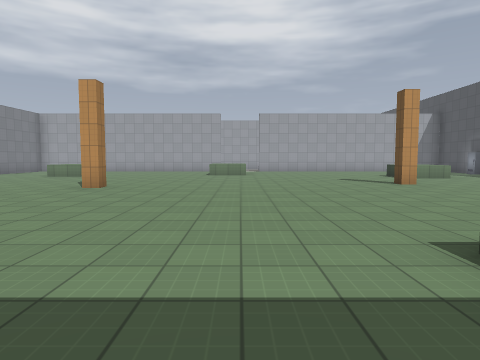
View 1 (above)

17 first-person views from a walk through a 3-D level made in the Godot game engine. The camera is 1.4 m above the floor, tilts 4° down and sees 75° across. The floor is counted in squares, 2 m on a side. Each view is taken from the middle of a square. On the plan, view 1 faces up. The plan holds only what a view shows up to about 10 squares ahead; the rest is blank. The place goes on beyond the plan. Surface patterns are stand-ins for the level's own textures.

View 2
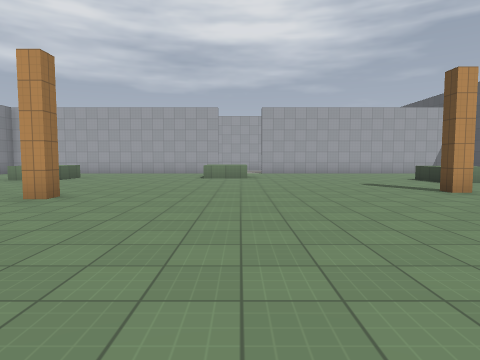

View 3
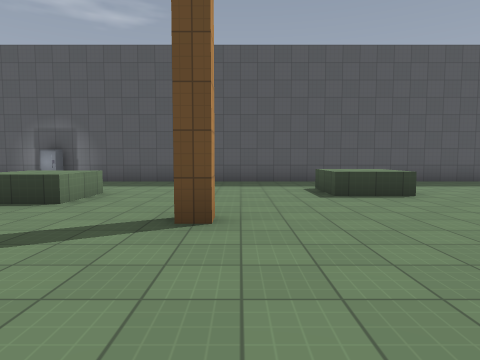

View 4
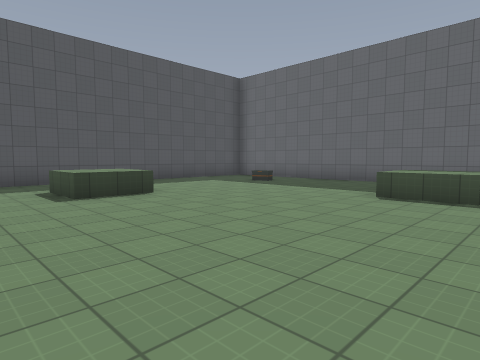

View 5
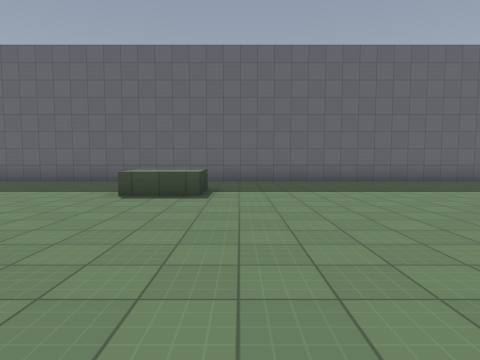

View 6
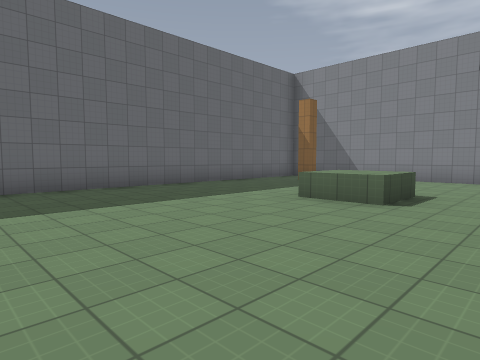

View 7
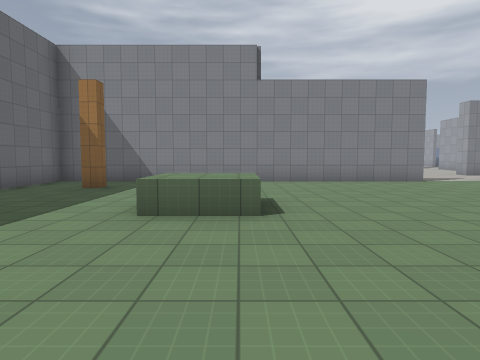

View 8
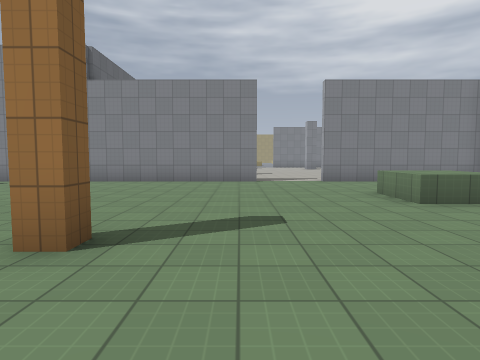

View 9
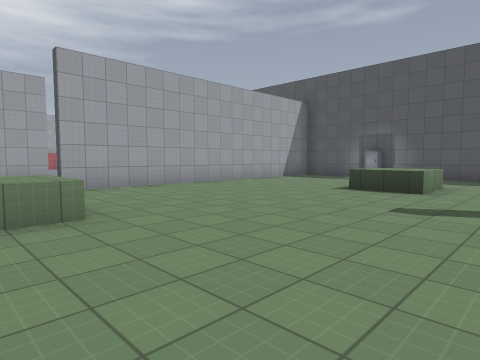

View 10
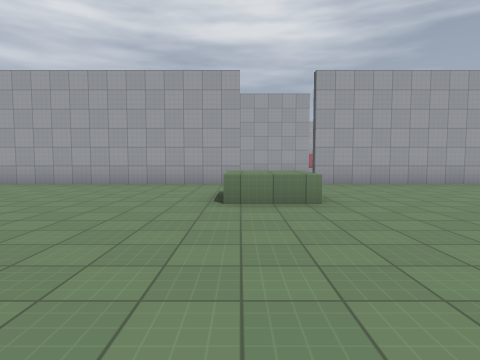

View 11
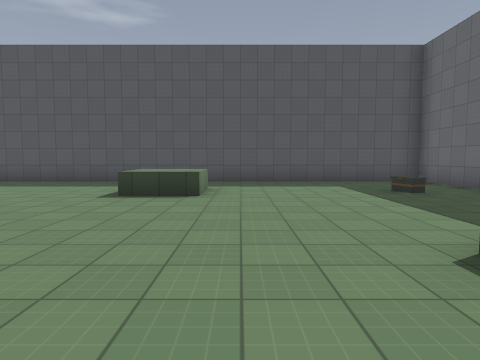

View 12
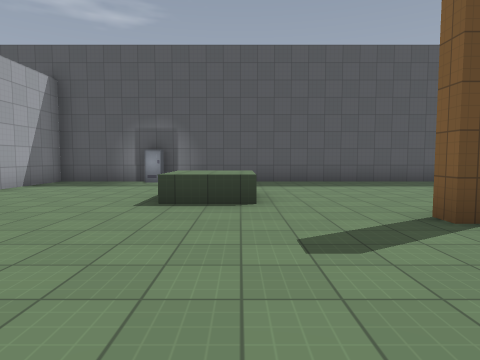

View 13
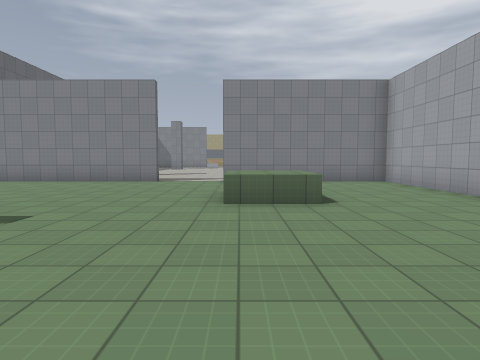

View 14
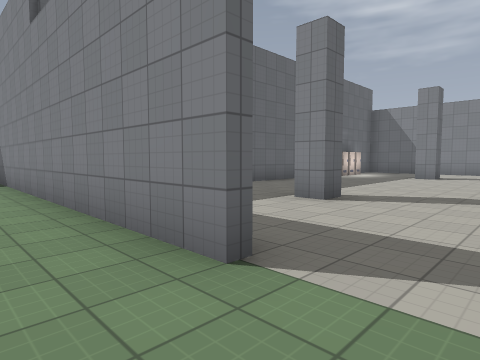

View 15
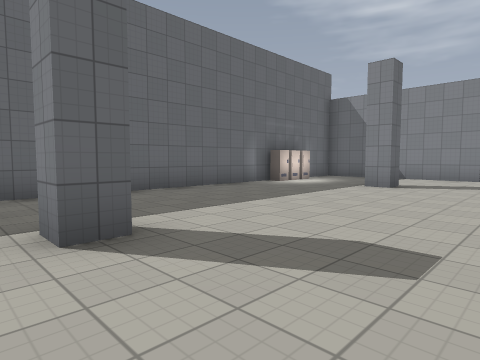

View 16
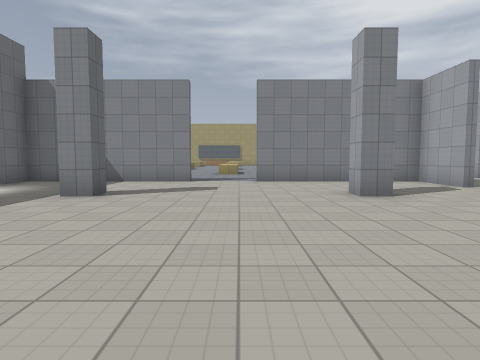

View 17
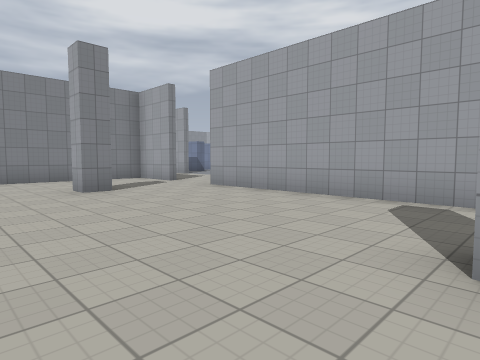

### Floor plan
Key: @ floor where view 1 was taken; # wall or solid block; . floor; ^ raised ledge; C crate; O other object.
Columns run from 25 left of view 1 to 11 right of it. Each row starts with its distance up from view 1.
 20                          ##
 19
 18
 17 ###..######   ########### ###########
 16 #..........   #.........  ..........#
 15 #..........   #.......... ..........#
 14 #...#......#  #.........^^.........##
 13 #...........  #.  ^^....^^..........#
 12 #...........  #...^^...........^^  .#
 11 ...............................^^...#
 10 ....................................#
  9 #.............#..............#......#
  8 #...#......#..#......#..............#
  7 #...........  #.....................#
  6 #...........  #.................^^..#
  5 ##. O.......  #.................^^..#
  4      #######  #....^^...............#
  3               #....^^...............#
  2               #............^^.......#
  1               #.#..........^^....C..#
  0               #..........@.. .......#
 -1               #.............  ......#
 -2               ######################

Where each view was taken, in squares from view 1:
view 1: 0 up, 0 right, facing up
view 2: 2 up, 0 right, facing up
view 3: 8 up, 1 right, facing right
view 4: 8 up, 1 right, facing down-right
view 5: 8 up, 1 right, facing down
view 6: 6 up, 0 right, facing down-left
view 7: 4 up, 1 left, facing left
view 8: 9 up, 1 left, facing left
view 9: 9 up, 1 left, facing up-right
view 10: 8 up, 1 left, facing up
view 11: 4 up, 1 right, facing right
view 12: 11 up, 1 right, facing right
view 13: 12 up, 1 left, facing left
view 14: 11 up, 9 left, facing down-left
view 15: 11 up, 13 left, facing down-left
view 16: 11 up, 15 left, facing left
view 17: 11 up, 14 left, facing up-left
